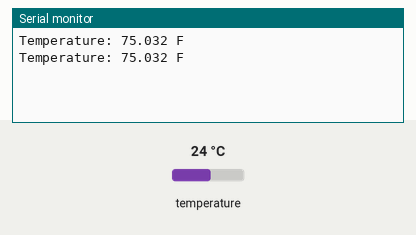
Bench run of a sketch on a simulated Arduino Uno, built with avr-gcc and run on an emulated ATmega328P. Shown: the last lines printed to the serial monitor. Inputs (shaded band) come from the test bench; at power-on: temperature 24 °C.

Above: at 2.8 s.
2.9 s: temperature set to 12 °C
At 3.9 s:
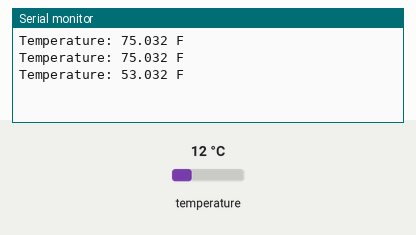
4.4 s: temperature set to 19 °C
At 6.0 s:
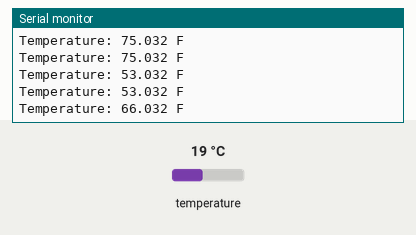
Timing chart, 0 to 7.5 s (numbered marks = the images above; inputs shaded):
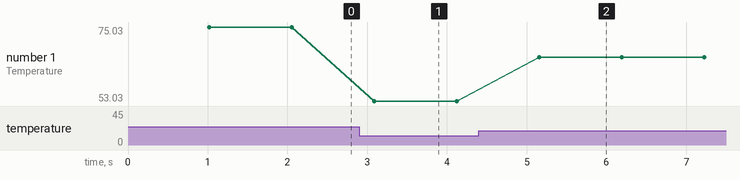

Measured:
- after the input at 2.9 s, the serial monitor: prints a new line after 0.19 s (image 1)
- after the input at 4.4 s, the serial monitor: prints a new line after 0.76 s (image 2)
- plotted number 1: 75.03 → 53.03 after the input at 2.9 s, 53.03 → 66.03 after the input at 4.4 s

The sketch:

read_ds18b20_temp.ino
```cpp
//////////////////////////////////////////////////////////////////////////////////////////
//
// Author: Aaron Pritchard
// Filename: read_ds18b20_temp.ino
// Class: CSC354-030
// Prof: Dr. Hussain
// Date: 30 November 2020
// Major: CS
// Desc: DS18B20 temperature sensor implementation to connect to SEEEDUINO XIAO on pin 6.
//
/////////////////////////////////////////////////////////////////////////////////////////

#include <OneWire.h>
int inPin=6; // define D10 as input pin connecting to DS18S20 S pin
OneWire ds(inPin);

void setup(void) {
  Serial.begin(9600);
}

void loop(void) {
  int HighByte, LowByte, TReading, SignBit, Tc_100, Whole, Fract;
  byte i;
  byte present = 0;
  byte data[12];
  byte addr[8];

  if ( !ds.search(addr)) {
      ds.reset_search();
      return;
  }


  ds.reset();
  ds.select(addr);
  ds.write(0x44,1);

  delay(1000);


  present = ds.reset();
  ds.select(addr);
  ds.write(0xBE);


  for ( i = 0; i < 9; i++) {
    data[i] = ds.read();
  }
  Serial.print("Temperature: ");
  LowByte = data[0];
  HighByte = data[1];
  TReading = (HighByte << 8) + LowByte;
  SignBit = TReading & 0x8000;
  if (SignBit)
  {
    TReading = (TReading ^ 0xffff) + 1;
  }
  Tc_100 = (6 * TReading) + TReading / 4;
  Whole = Tc_100 / 100;
  Fract = Tc_100 % 100;
  if (SignBit)
  {
     Serial.print("-");
  }
  Serial.print((Whole *9/5) + 32);
  Serial.print(".");
  if (Fract < 10)
  {
     Serial.print("0");
  }

  Serial.print((Fract *9/5) + 32);
  Serial.print(" F\n");
}
```
